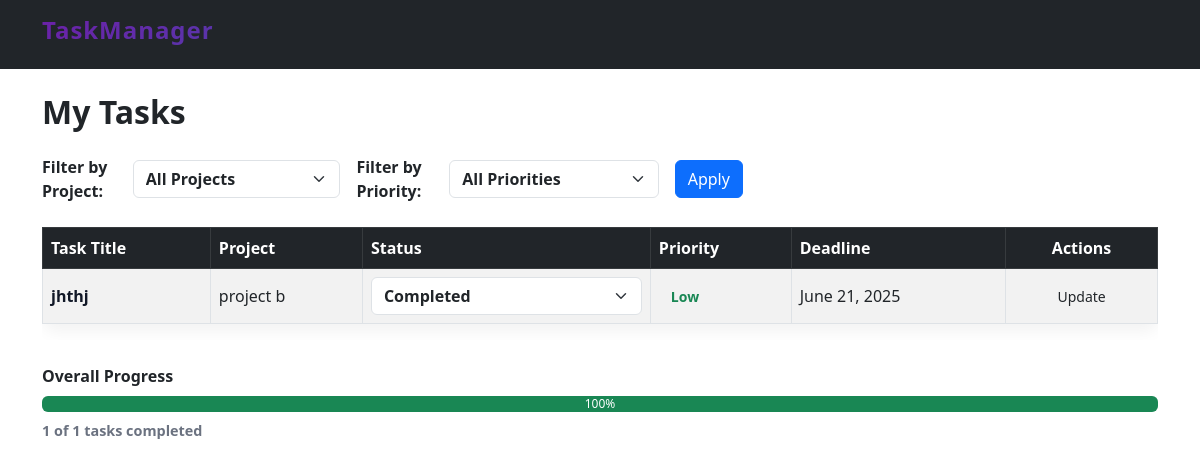
The app's page /user_task/ (signed in), older data.
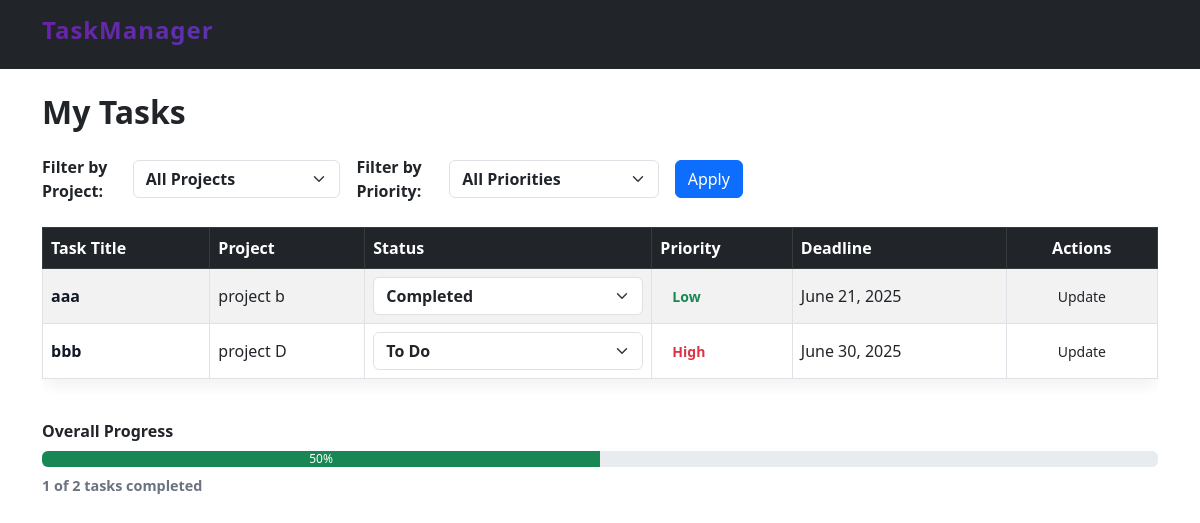
The same page, newer data.
### taskflowapp/models.py (models this page shows, shortened)
class Task(models.Model):
    PRIORITY_CHOICES = [
        ('High', 'High'),
        ('Medium', 'Medium'),
        ('Low', 'Low'),
    ]
    STATUS_CHOICES = [
        ('To Do', 'To Do'),
        ('In Progress', 'In Progress'),
        ('Completed', 'Completed'),
    ]
    title = models.CharField(max_length=200)
    description = models.TextField(default='No description')
    deadline = models.DateField()
    priority = models.CharField(max_length=10, choices=PRIORITY_CHOICES)
    status = models.CharField(max_length=15, choices=STATUS_CHOICES)
    assigned_to = models.ForeignKey(User, on_delete=models.CASCADE)
    project = models.ForeignKey(Project, on_delete=models.CASCADE)

class Project(models.Model):
    name = models.CharField(max_length=200)
    description = models.TextField(default='No description')
    start_date = models.DateField(default=date.today)
    end_date = models.DateField(default=date.today)
    team_members = models.ManyToManyField(User)
    created_at = models.DateTimeField(auto_now_add=True)

### taskflowapp/views.py (the view)
# urls.py: path('user_task/',views.user_tasks,name='user_task_page'),
def user_tasks(request):
    user_id = request.session.get('user_id')
    if not user_id:
        messages.error(request, "You must be logged in to view tasks.")
        return redirect('user_login')
    try:
        user = User.objects.get(id=user_id)
    except User.DoesNotExist:
        messages.error(request, "User not found.")
        return redirect('user_login')
    selected_project = request.GET.get('project')
    selected_priority = request.GET.get('priority')
    tasks = Task.objects.filter(assigned_to=user)
    if selected_project and selected_project.isdigit():
        tasks = tasks.filter(project__id=int(selected_project))
    if selected_priority:
        tasks = tasks.filter(priority__iexact=selected_priority)
    total_tasks = tasks.count()
    completed_tasks = tasks.filter(status='Completed').count()
    progress = int((completed_tasks / total_tasks) * 100) if total_tasks else 0
    context = {
        'tasks': tasks,
        'projects': Project.objects.all(),
        'progress': progress,
        'completed_tasks': completed_tasks,
        'total_tasks': total_tasks,
        'selected_project': selected_project,
        'selected_priority': selected_priority,
    }
    return render(request, 'user_task_page.html', context)

### taskflowapp/templates/user_task_page.html (shortened to what this page needs)
{% load static %}
<!DOCTYPE html>
<html lang="en">
<head>
  <link rel="stylesheet" href="{% static 'CSS/user_task.css' %}">
  <link href="https://cdn.jsdelivr.net/npm/bootstrap@5.3.0/dist/css/bootstrap.min.css" rel="stylesheet" />
</head>
<body>
  <header class="d-flex align-items-center py-3 bg-dark text-white">
    <div class="container">
      <h2 class="logo" aria-label="Project Task Management System">TaskManager</h2>
    </div>
  </header>
  <main class="container my-4" role="main" aria-labelledby="pageTitle">
    <h1 id="pageTitle" class="fw-bold fs-2">My Tasks</h1>
    <form method="get" class="filters d-flex flex-wrap align-items-center gap-3 mt-4">
      <div class="d-flex align-items-center">
        <label for="filterProject" class="me-2 fw-semibold mb-0">Filter by Project:</label>
        <select name="project" id="filterProject" class="form-select">
          <option value="">All Projects</option>
        </select>
      </div>
      <div class="d-flex align-items-center">
        <label for="filterPriority" class="me-2 fw-semibold mb-0">Filter by Priority:</label>
        <select name="priority" id="filterPriority" class="form-select">
          <option value="">All Priorities</option>
        </select>
      </div>
      <button type="submit" class="btn btn-primary">Apply</button>
    </form>
    <section class="main-content mt-4">
      <div class="table-responsive">
        <table id="tasksTable" class="table table-striped table-bordered align-middle">
          <thead class="table-dark">
            <tr>
              <th>Task Title</th>
              <th>Project</th>
              <th>Status</th>
              <th>Priority</th>
              <th>Deadline</th>
              <th class="text-center">Actions</th>
            </tr>
          </thead>
          <tbody>
            {% for task in tasks %}
            <tr>
              <td>{{ task.title }}</td>
              <td>{{ task.project.name }}</td>
              <td>
                <form method="post" action="{% url 'update_task' task.id %}">
                  <select name="status" class="form-select status-select" style="min-width: 130px;">
                    <option value="To Do" {% if task.status == "To Do" %}selected{% endif %}>To Do</option>
                    <option value="Completed" {% if task.status == "Completed" %}selected{% endif %}>Completed</option>
                  </select>
              </td>
              <td>
                <span class="priority-label
                  {% if task.priority == 'High' %}text-danger
                  {% elif task.priority == 'Medium' %}text-warning
                  {% else %}text-success{% endif %}">
                  {{ task.priority }}
                </span>
              </td>
              <td>{{ task.deadline }}</td>
              <td class="text-center">
                <button type="submit" class="btn btn-sm btn-gradient">Update</button>
              </td>
            </tr>
            {% empty %}
            <tr>
              <td colspan="6" class="text-center">No tasks found.</td>
            </tr>
            {% endfor %}
          </tbody>
        </table>
      </div>
      <section class="progress-container mt-4" aria-label="Task completion progress">
        <div class="progress-label fw-semibold mb-2">Overall Progress</div>
        <div class="progress" role="progressbar" aria-valuenow="{{ progress }}" aria-valuemin="0" aria-valuemax="100">
          <div class="progress-bar bg-success" style="width: {{ progress }}%;">{{ progress }}%</div>
        </div>
        <div class="progress-text mt-2">{{ completed_tasks }} of {{ total_tasks }} tasks completed</div>
      </section>
    </section>
  </main>
</body>
</html>

Row changes from the older to the newer data that the page shows:
changed Task "Low": title "jhthj" → "aaa"
added Task: title "bbb", project.name "project D", status "To Do", priority "High", deadline "June 30, 2025"
Text that changed along with them:
{{ progress }}: 100 → 50 (drawn)
{{ progress }}: "100" → "50"
{{ total_tasks }}: "1" → "2"
